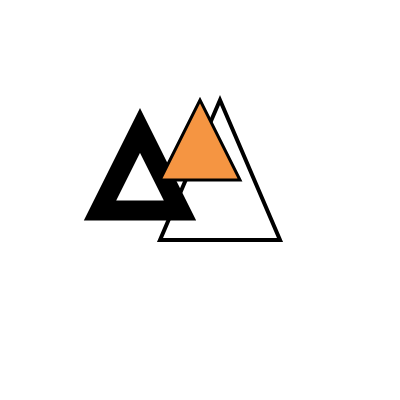
Frame 1 (no input)
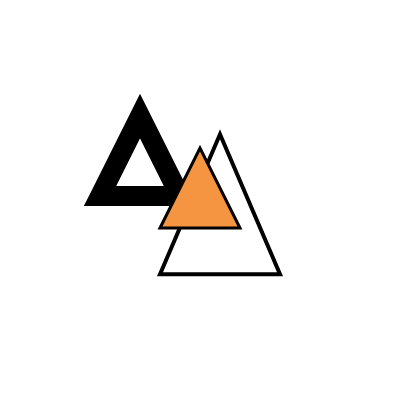
Frame 60 (no input)
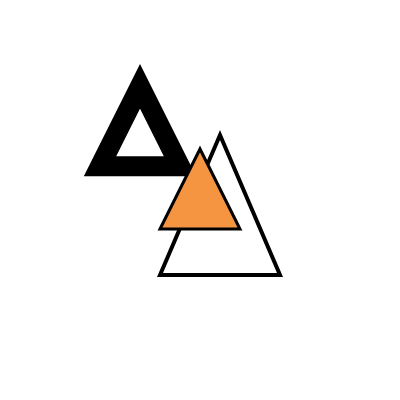
Frame 120 (the mouse pressed at the canvas centre since frame 60)

The p5.js sketch that drew these frames (run headless with seeded random() and noise() and a simulated clock; from frame 60 on, the mouse is pressed at the canvas centre):

// p5.js sketch
// ── sketch.js
// make triangle outlines similar to other one
// maybe circle floating across screen
// try to use noise

let t = 0;

function setup() {
  createCanvas(400, 400);
  angleMode(DEGREES);
}

function draw() {
  background(255);

  let offsetcab1 = sin(t) * 40; // offset of movement
  let offsetcab2 = cos(t) * 30; // not sure if I actually needed two offsets? However, the code is working!
  t += 1; // speed of the movement // any faster seeems too erratic

  translate(width / 2 - 20, height / 2 - 20); // center starting point of the animation to the canvas

  //Large white background triangle
  push();
  translate(40, offsetcab1);
  strokeWeight(4);
  triangle(-60, 60, 0, -80, 60, 60);
  pop();

  //Thick outline triangle
  push();
  strokeWeight(20);
  fill(255);
  translate(-40, -40 + offsetcab2 + noise(t) * 1); //added noise to this algorithm, not sure if it is working. When I change the rate amount it gets very jerky
  triangle(-40, 40, 0, -40, 40, 40);
  pop();

  // Orange triangle
  push();
  translate(20, -40 + offsetcab1 * 1.4); // Adding noise in this forumula made the triangle move only with the larger one (not independently), not sure why so I took it out
  strokeWeight(3);
  fill(245, 149, 66);
  triangle(-40, 40, 0, -40, 40, 40);
  pop();
}
